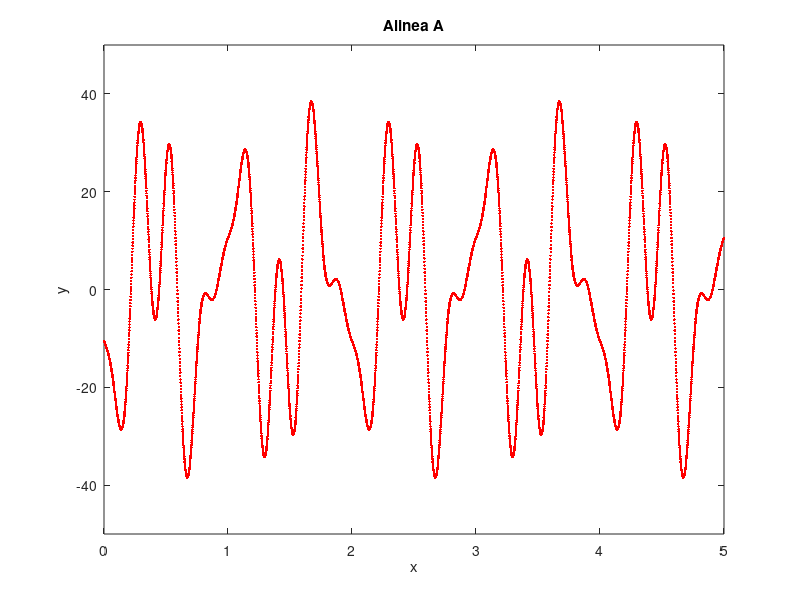

This figure's MATLAB source:
Ta = 0.001

% Alinea A
xa = 0:Ta:5;
ya =  20 * sin(3*pi*xa - 2*pi/3) + 16*sin(7*pi*xa + 2*pi/3) + 10*sin(9*pi*xa - pi/4);

plot(xa, ya, 'r.');

axis([0 5 -50 50]);
title('Alinea A');
xlabel('x');
ylabel('y');
